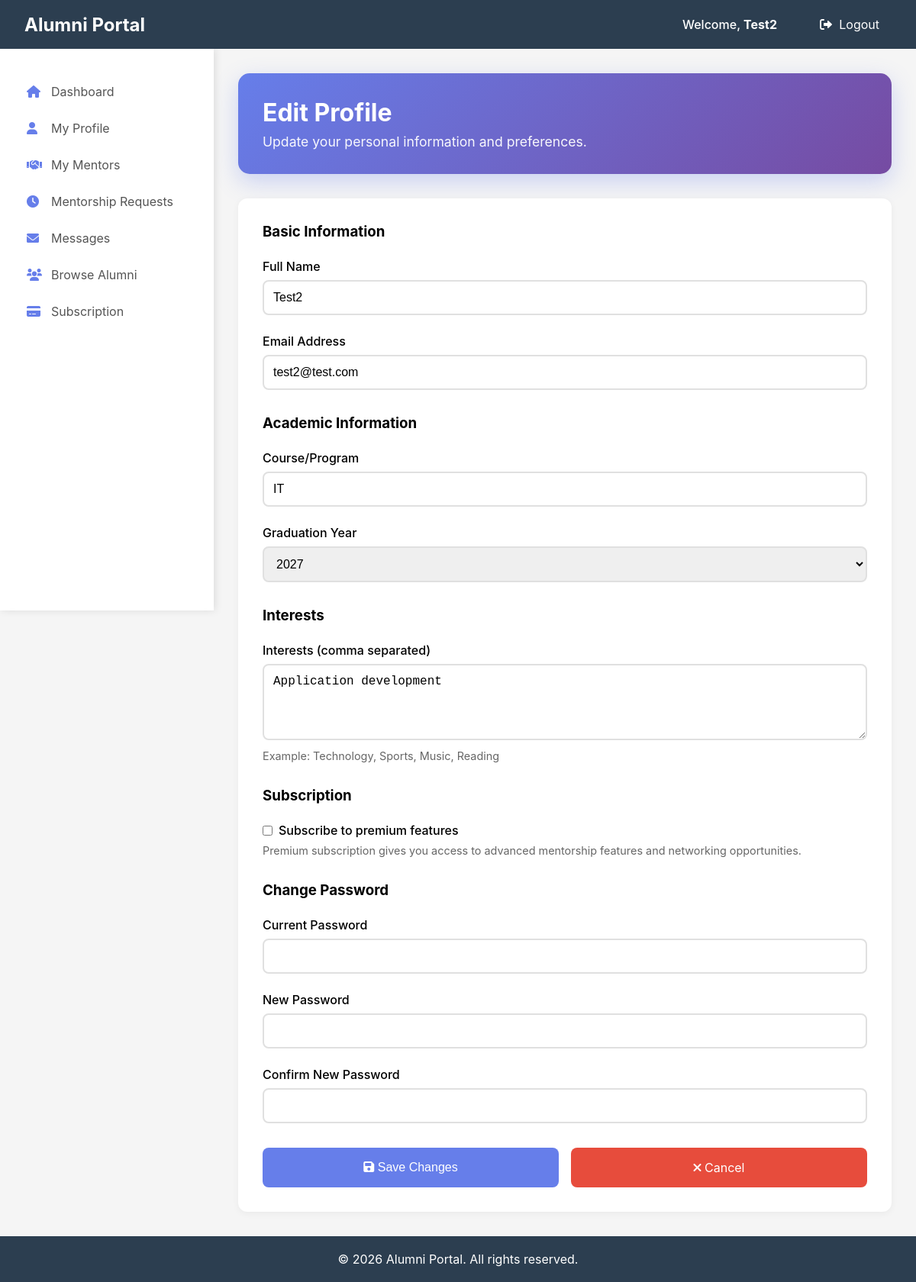
The page /profile/student/edit (signed in) on the database as committed earlier.
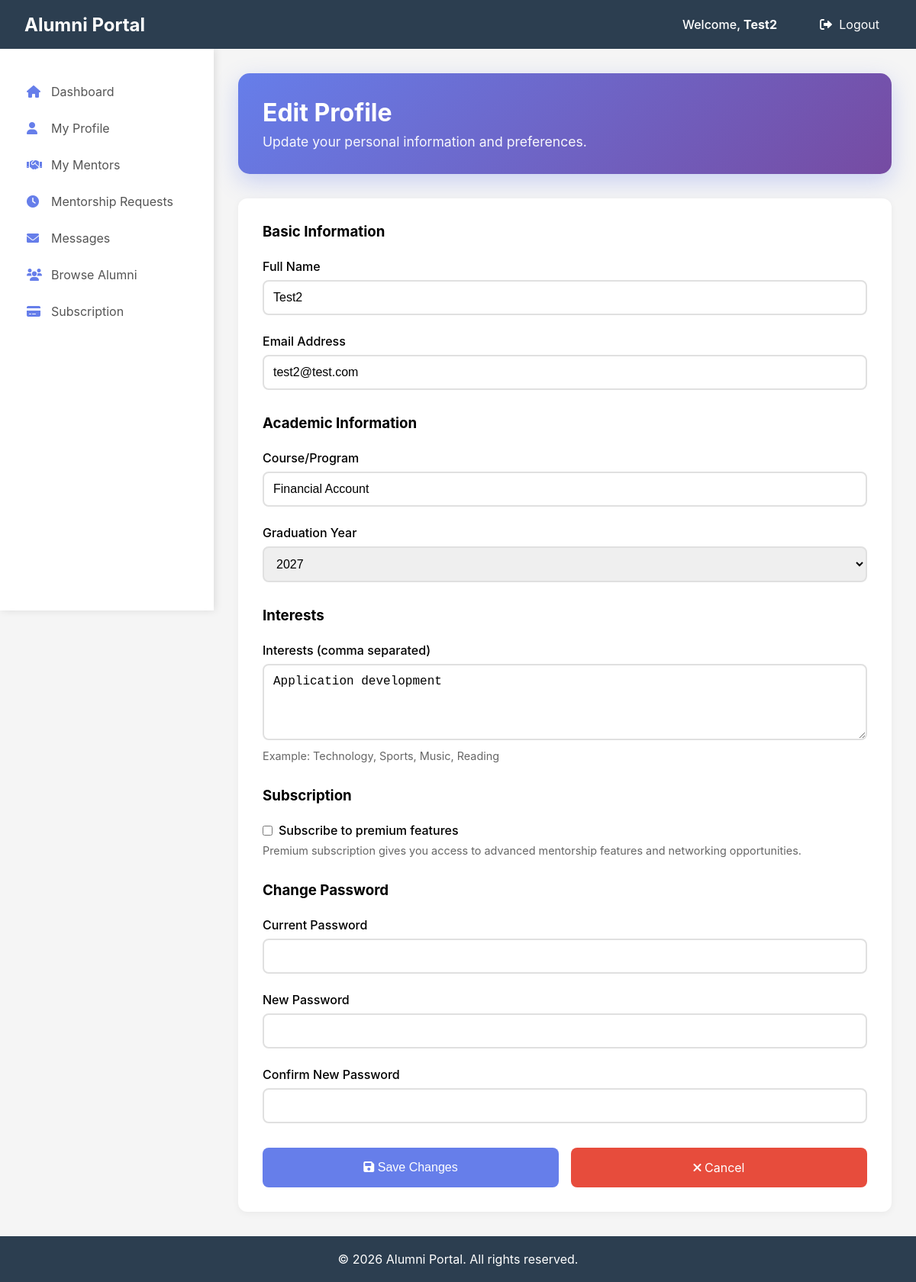
The same page on the database as committed later.
### app/models/user.py (models this page shows)
class StudentProfile(db.Model):
    __tablename__ = 'student_profiles'
    id = db.Column(db.Integer, primary_key=True)
    user_id = db.Column(db.Integer, db.ForeignKey('users.id', ondelete='CASCADE'), unique=True)
    course = db.Column(db.String(100))
    graduation_year = db.Column(db.Integer)
    interests = db.Column(db.Text)
    is_subscribed = db.Column(db.Boolean, default=False)
    subscription_expiry = db.Column(db.DateTime, nullable=True)

### app/routes/profile_routes.py (the view)
@profile_bp.route("/student/edit", methods=['GET'])
def edit_alumni_profile():
    user = get_current_user()
    if not user or user.role != 'student':
        flash('Please login as a student to view this page.', 'error')
        return redirect(url_for('views.login_page'))
    profile_data, error = profile_service.get_profile_logic(user.id)
    if error:
        flash(error, 'error')
        return redirect(url_for('student.dashboard'))
    return render_template("student/edit_profile.html",
                         user=user,
                         profile_data=profile_data)

### app/routes/profile_routes.py (called while the page is built)
def get_current_user():
    if 'user_id' in session:
        return User.query.get(session['user_id'])
    return None

### app/templates/student/edit_profile.html (shortened to what the changed rows need)
{% extends "student/base_student.html" %}
{% block student_content %}
<div class="student-welcome-card">
    <h1>Edit Profile</h1>
</div>
<div style="background: white; border-radius: 12px; padding: 2rem; box-shadow: 0 2px 10px rgba(0,0,0,0.05);">
    <form method="POST" action="{{ url_for('profile_module.update_profile') }}">
        <div style="margin-bottom: 1.5rem;">
            <label style="display: block; margin-bottom: 0.5rem; font-weight: 500;">Course/Program</label>
            <input type="text" name="course" value="{{ profile_data.details.course or '' }}"
                   style="width: 100%; padding: 0.75rem; border: 2px solid #e0e0e0; border-radius: 8px; font-size: 1rem;">
        </div>
        <div style="margin-bottom: 1.5rem;">
            <label style="display: block; margin-bottom: 0.5rem; font-weight: 500;">Graduation Year</label>
            <select name="graduation_year" style="width: 100%; padding: 0.75rem; border: 2px solid #e0e0e0; border-radius: 8px; font-size: 1rem;">
                {% for year in range(2020, 2031) %}
                    <option value="{{ year }}" {% if profile_data.details.graduation_year == year %}selected{% endif %}>{{ year }}</option>
                {% endfor %}
            </select>
        </div>
        <div style="margin-bottom: 1.5rem;">
            <label style="display: block; margin-bottom: 0.5rem; font-weight: 500;">Interests (comma separated)</label>
            <textarea name="interests" rows="4"
                      style="width: 100%; padding: 0.75rem; border: 2px solid #e0e0e0; border-radius: 8px; font-size: 1rem;">{{ profile_data.details.interests or '' }}</textarea>
            <p style="color: #666; margin-top: 0.5rem; font-size: 0.9rem;">Example: Technology, Sports, Music, Reading</p>
        </div>
    </form>
</div>
{% endblock %}

Rows that differ between the two databases and show on the page:
changed StudentProfile "Application development": course "IT" → "Financial Account"
